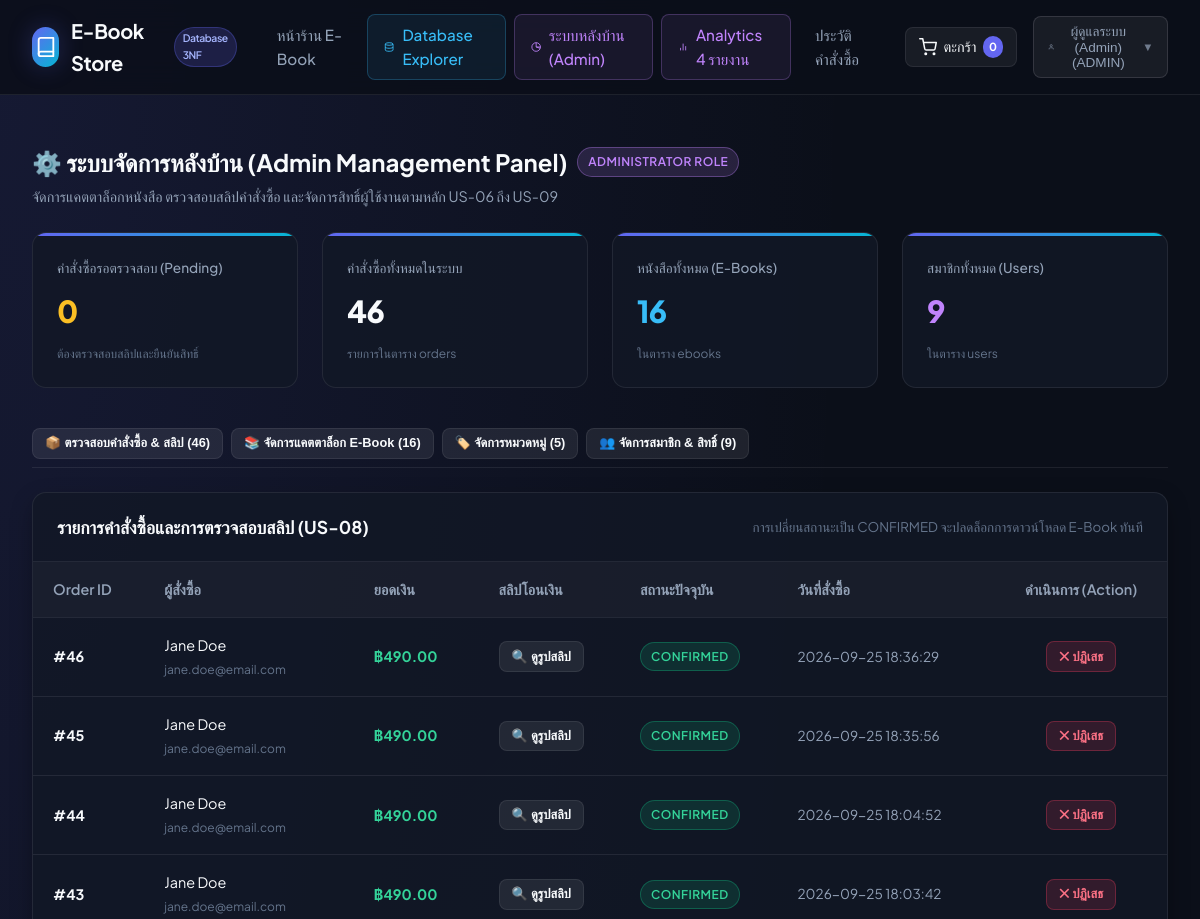
Page /admin (signed in, upper part) on the earlier database version.
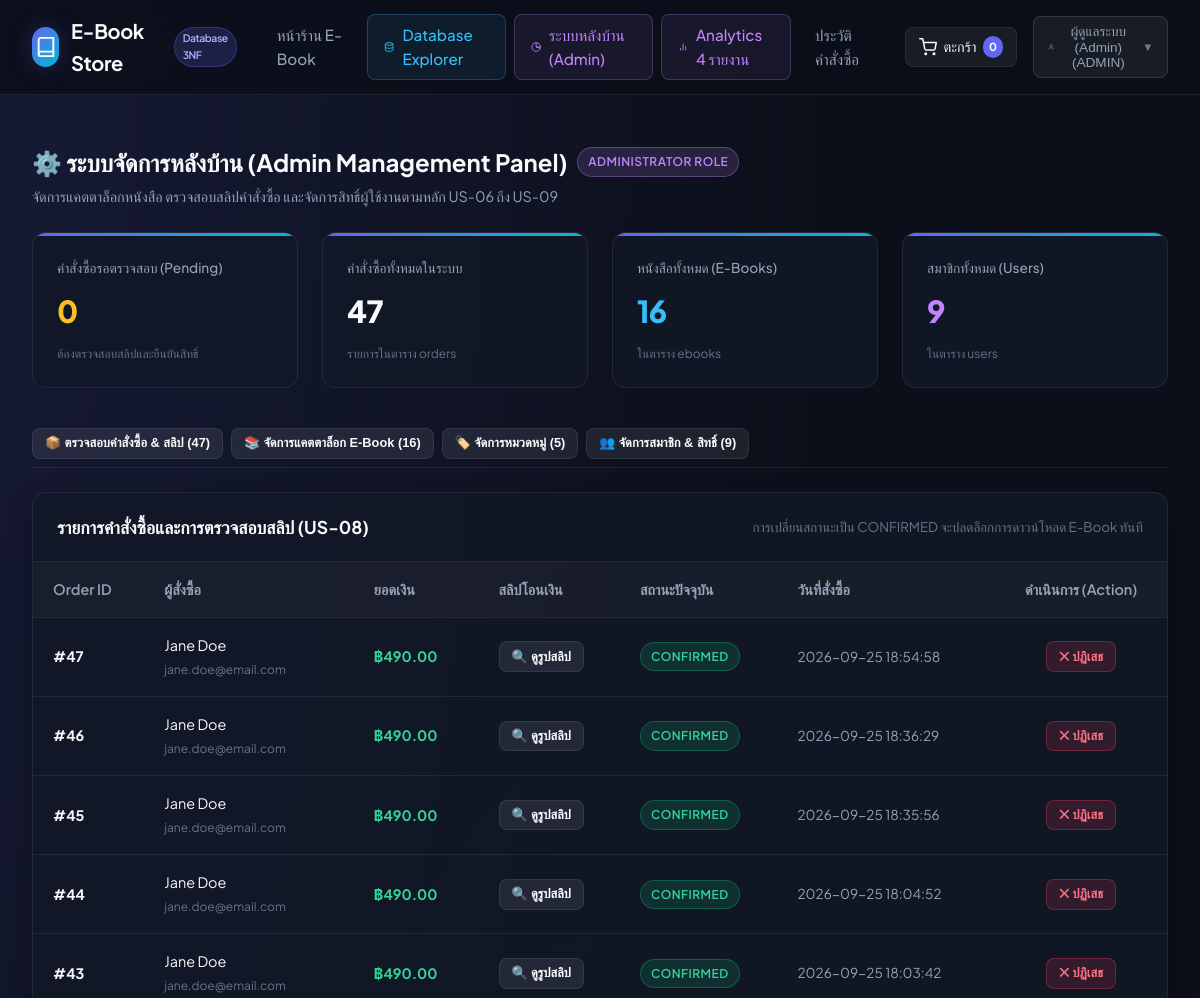
Same page on the later database version.
### tables this page shows
CREATE TABLE payments (
    payment_id INTEGER PRIMARY KEY AUTOINCREMENT,
    order_id INTEGER NOT NULL UNIQUE,
    payment_method TEXT NOT NULL DEFAULT 'SIMULATED_TRANSFER',
    slip_url TEXT,
    paid_amount REAL NOT NULL CHECK (paid_amount >= 0.00),
    payment_status TEXT NOT NULL DEFAULT 'WAITING_VERIFICATION' CHECK (payment_status IN ('WAITING_VERIFICATION', 'APPROVED', 'REJECTED')),
    payment_date DATETIME NOT NULL DEFAULT CURRENT_TIMESTAMP,
    FOREIGN KEY (order_id) REFERENCES orders(order_id) ON DELETE CASCADE
);

CREATE TABLE orders (
    order_id INTEGER PRIMARY KEY AUTOINCREMENT,
    user_id INTEGER NOT NULL,
    total_amount REAL NOT NULL CHECK (total_amount >= 0.00),
    order_status TEXT NOT NULL DEFAULT 'PENDING' CHECK (order_status IN ('PENDING', 'CONFIRMED', 'CANCELLED')),
    created_at DATETIME NOT NULL DEFAULT CURRENT_TIMESTAMP,
    FOREIGN KEY (user_id) REFERENCES users(user_id) ON DELETE RESTRICT
);

CREATE TABLE users (
    user_id INTEGER PRIMARY KEY AUTOINCREMENT,
    role_id INTEGER NOT NULL,
    email TEXT NOT NULL UNIQUE,
    password_hash TEXT NOT NULL,
    full_name TEXT NOT NULL,
    phone TEXT,
    created_at DATETIME NOT NULL DEFAULT CURRENT_TIMESTAMP,
    FOREIGN KEY (role_id) REFERENCES roles(role_id) ON DELETE RESTRICT
);

### app.py (the view)
        def wrapper(*args, **kwargs):
            if "user_id" not in session:
                flash("กรุณาเข้าสู่ระบบก่อนดำเนินการ", "warning")
                return redirect(url_for("login"))
            if role:
                conn = get_db_connection()
                user = conn.execute("""
                    SELECT r.role_name FROM users u
                    JOIN roles r ON u.role_id = r.role_id
                    WHERE u.user_id = ?
                """, (session["user_id"],)).fetchone()
                conn.close()
                if not user or user["role_name"] != role:
                    flash("คุณไม่มีสิทธิ์เข้าถึงหน้านี้ (Admin Only)", "danger")
                    return redirect(url_for("index"))
            return f(*args, **kwargs)

### app.py (called while the page is built)
def login_required(role=None):
    def decorator(f):
        def wrapper(*args, **kwargs):
            if "user_id" not in session:
                flash("กรุณาเข้าสู่ระบบก่อนดำเนินการ", "warning")
                return redirect(url_for("login"))
            if role:
                conn = get_db_connection()
                user = conn.execute("""
                    SELECT r.role_name FROM users u
                    JOIN roles r ON u.role_id = r.role_id
                    WHERE u.user_id = ?
                """, (session["user_id"],)).fetchone()
                conn.close()
                if not user or user["role_name"] != role:
                    flash("คุณไม่มีสิทธิ์เข้าถึงหน้านี้ (Admin Only)", "danger")
                    return redirect(url_for("index"))
            return f(*args, **kwargs)
        wrapper.__name__ = f.__name__
        return wrapper
    return decorator

### templates/admin.html (shortened to what the changed rows need)
{% extends "base.html" %}
{% block content %}
<div style="max-width: 1300px; margin: 1rem auto;">
    <div class="section-header">
        <div>
            <h2 class="section-title">
                <span>⚙️ ระบบจัดการหลังบ้าน (Admin Management Panel)</span>
                <span class="badge badge-admin">Administrator Role</span>
            </h2>
        </div>
    </div>
    <div class="kpi-grid">
        <div class="kpi-card">
            <span class="kpi-label">คำสั่งซื้อทั้งหมดในระบบ</span>
            <span class="kpi-value">{{ stats.total_orders }}</span>
            <span class="kpi-subtext">รายการในตาราง orders</span>
        </div>
    </div>
    <div style="display: flex; gap: 0.5rem; margin-bottom: 1.5rem; border-bottom: 1px solid var(--border-color); padding-bottom: 0.5rem;">
        <button class="btn btn-secondary btn-sm admin-tab-btn active" onclick="switchAdminTab('orders-tab', this)">
            📦 ตรวจสอบคำสั่งซื้อ & สลิป ({{ orders|length }})
        </button>
        <button class="btn btn-secondary btn-sm admin-tab-btn" onclick="switchAdminTab('books-tab', this)">
            📚 จัดการแคตตาล็อก E-Book ({{ ebooks|length }})
        </button>
        <button class="btn btn-secondary btn-sm admin-tab-btn" onclick="switchAdminTab('categories-tab', this)">
            🏷️ จัดการหมวดหมู่ ({{ categories|length }})
        </button>
        <button class="btn btn-secondary btn-sm admin-tab-btn" onclick="switchAdminTab('users-tab', this)">
            👥 จัดการสมาชิก & สิทธิ์ ({{ users|length }})
        </button>
    </div>
    <div id="orders-tab" class="admin-tab-content">
        <div class="table-card">
            <div class="table-responsive">
                <table class="custom-table">
                    <thead>
                        <tr>
                            <th>Order ID</th>
                            <th>ผู้สั่งซื้อ</th>
                            <th>ยอดเงิน</th>
                            <th>สลิปโอนเงิน</th>
                            <th>สถานะปัจจุบัน</th>
                            <th>วันที่สั่งซื้อ</th>
                            <th style="text-align: center;">ดำเนินการ (Action)</th>
                        </tr>
                    </thead>
                    <tbody>
                        {% for ord in orders %}
                            <tr>
                                <td><strong>#{{ ord.order_id }}</strong></td>
                                <td>
                                    <div>{{ ord.full_name }}</div>
                                    <small style="color: var(--text-muted);">{{ ord.email }}</small>
                                </td>
                                <td style="font-weight: 700; color: #34d399;">฿{{ "%.2f"|format(ord.total_amount) }}</td>
                                <td>
                                    {% if ord.slip_url %}
                                        <button type="button" class="btn btn-secondary btn-sm" onclick="previewSlip('{{ ord.slip_url }}', '{{ ord.order_id }}')">
                                            🔍 ดูรูปสลิป
                                        </button>
                                    {% else %}
                                        <span style="color: var(--text-muted); font-size: 0.8rem;">ไม่มีสลิป</span>
                                    {% endif %}
                                </td>
                                <td>
                                    {% if ord.order_status == 'CONFIRMED' %}
                                        <span class="badge badge-confirmed">CONFIRMED</span>
                                    {% elif ord.order_status == 'PENDING' %}
                                        <span class="badge badge-pending">PENDING</span>
                                    {% else %}
                                        <span class="badge badge-cancelled">CANCELLED</span>
                                    {% endif %}
                                </td>
                                <td style="color: var(--text-secondary); font-size: 0.85rem;">{{ ord.created_at }}</td>
                                <td style="text-align: center;">
                                    <div style="display: flex; gap: 0.4rem; justify-content: center;">
                                        {% if ord.order_status != 'CANCELLED' %}
                                            <form action="{{ url_for('admin_update_order_status', order_id=ord.order_id) }}" method="POST" style="margin: 0;">
                                                <button type="submit" class="btn btn-danger btn-sm" title="ปฏิเสธคำสั่งซื้อ">
                                                    ✕ ปฏิเสธ
                                                </button>
                                            </form>
                                        {% endif %}
                                    </div>
                                </td>
                            </tr>
                        {% endfor %}
                    </tbody>
                </table>
            </div>
        </div>
    </div>
</div>
{% endblock %}

Differences in the rows shown:
added payments: order_id "47", full_name "Jane Doe", email "jane.doe@email.com", created_at "2026-09-25 18:54:58"
added orders: total_amount "490.00"
Other differences:
{{ stats.total_orders }}: "46" → "47"
{{ orders|length }}: "46" → "47"
